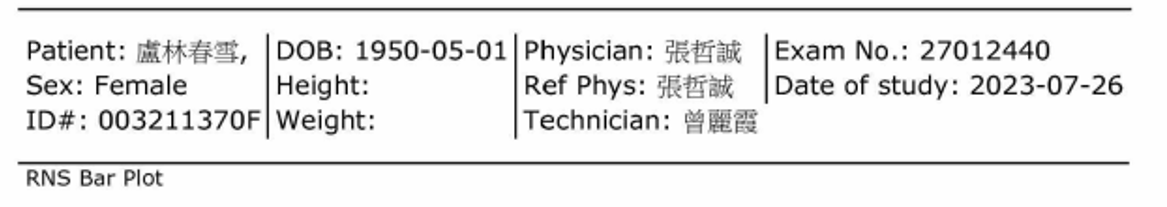
#> input picture server/images/0926.jpeg, 1167 x 207 px
$ python -i functionalRecognize.py   (imports and definitions only)
#> lines starting #> are read from the running program, lines starting #| are printed output that depends on the picture
#> further down, picture is the input picture: shape (207, 1167, 3); min 0, max 255, mean 233.5
import numpy as np
from PIL import Image
import pytesseract
import cv2

kernel_one = np.array([[0, -1, 0], [-1, 5, -1], [0, -1, 0]])
kernel_two = np.array([[-1, -1, -1], [-1, 9, -1], [-1, -1, -1]])
crop_dimensions_data_one_row = [
    [(123, 65, 350, 75)],
    [
        (125, 65, 350, 502),
        (125, 65, 990, 502),
        (125, 65, 135, 872),
        (125, 65, 348, 872),
        (125, 65, 563, 872),
    ],
]
crop_dimensions_data_two_row = [
    [
        (125, 65, 355, 75),
        (125, 65, 990, 75),
        (125, 65, 135, 445),
        (125, 65, 355, 445),
        (122, 65, 563, 445),
    ],
    [
        (125, 65, 350, 875),
    ],
]
target_words_left_right_muscle = [
    "Right Nasalis",
    "Left Nasalis",
    "Right Trapezius",
    "Left Trapezius",
    "Right Abd",
    "Left Abd",
]
target_words_muscle_name = ["Nasalis", "Trapezius", "Abd"]


# [123 lines left out: functions functionalRecognize, full_image_to_white_part, get_tested_muscle_index, determine_recognize_area, recognize_result, not called in this run]


# 每張圖片通用的影像處理函式，分別是灰階，降噪，銳化
def image_processing(image):
    gray_image = cv2.cvtColor(image, cv2.COLOR_BGR2GRAY)
    blur_image = cv2.GaussianBlur(gray_image, (5, 5), 0)
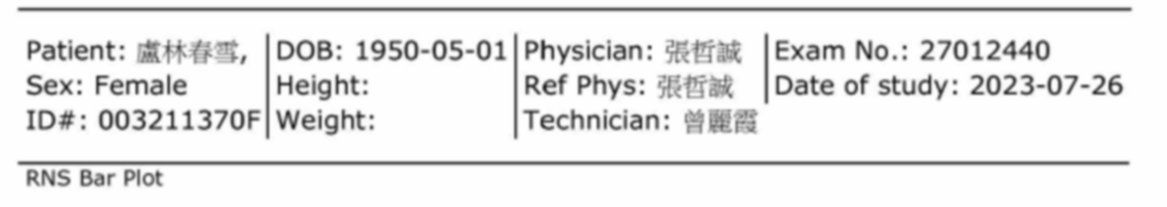
#> blur_image: shape (207, 1167); min 34, max 255, mean 233.5
    sharpened_image = cv2.filter2D(blur_image, -1, kernel_two)
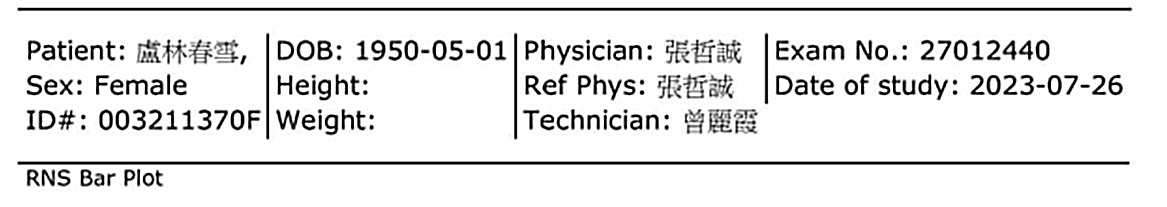
#> sharpened_image: shape (207, 1167); min 0, max 255, mean 229.8
    return sharpened_image


# [38 lines of commented-out code are left out]

>>> import cv2
>>> picture = cv2.imread('../images/0926.jpeg')
>>> result = image_processing(picture)

$ run again, on server/images/test25.jpeg
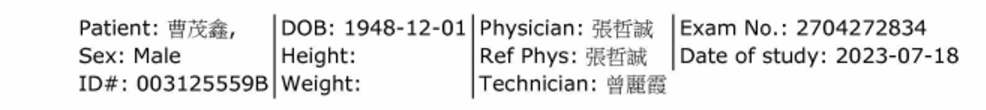
#> input picture server/images/test25.jpeg, 1972 x 219 px (shown at 1/2 size)
#> picture is the input picture: shape (219, 1972, 3); min 0, max 255, mean 233.9
#> in image_processing, `sharpened_image = cv2.filter2D(blur_image, -1, kernel_two)`:
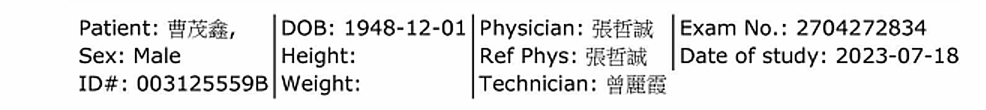
#> sharpened_image: shape (219, 1972) (shown at 1/2 size); min 0, max 255, mean 232.1

$ run again, on server/images/1.png
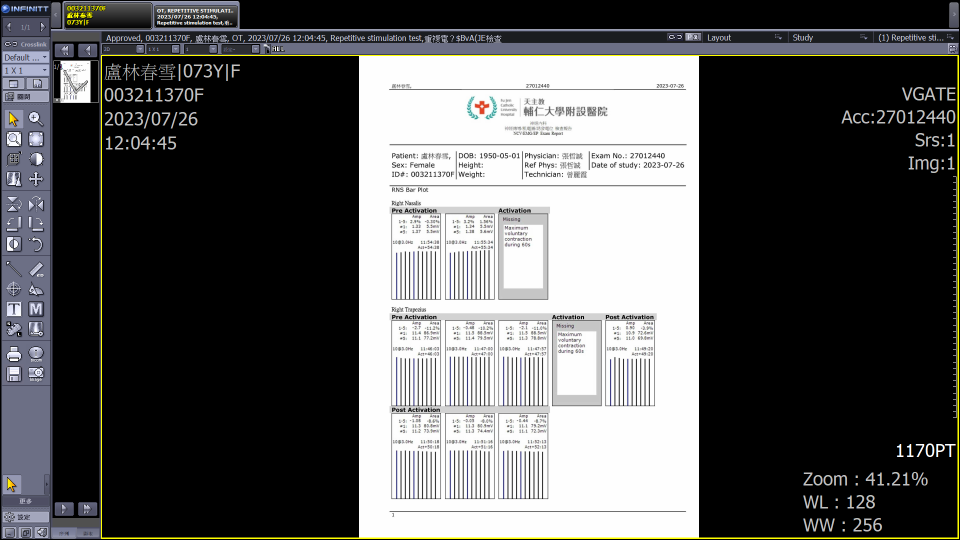
#> input picture server/images/1.png, 1920 x 1080 px (shown at 1/2 size)
#> picture is the input picture: shape (1080, 1920, 3); mean B, G, R 89.9, 89.8, 89.5
#> in image_processing, `gray_image = cv2.cvtColor(image, cv2.COLOR_BGR2GRAY)`:
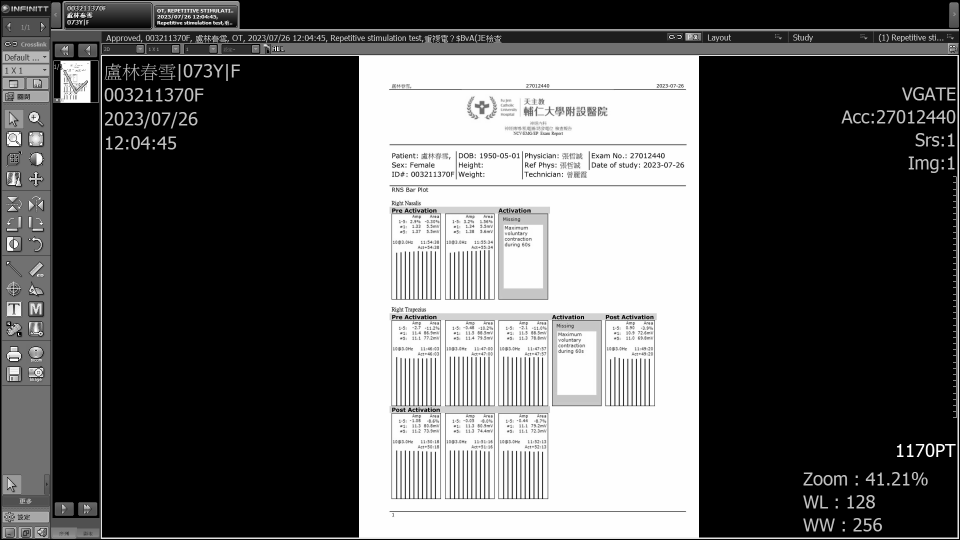
#> gray_image: shape (1080, 1920) (shown at 1/2 size); min 0, max 255, mean 89.7
#> in image_processing, `sharpened_image = cv2.filter2D(blur_image, -1, kernel_two)`:
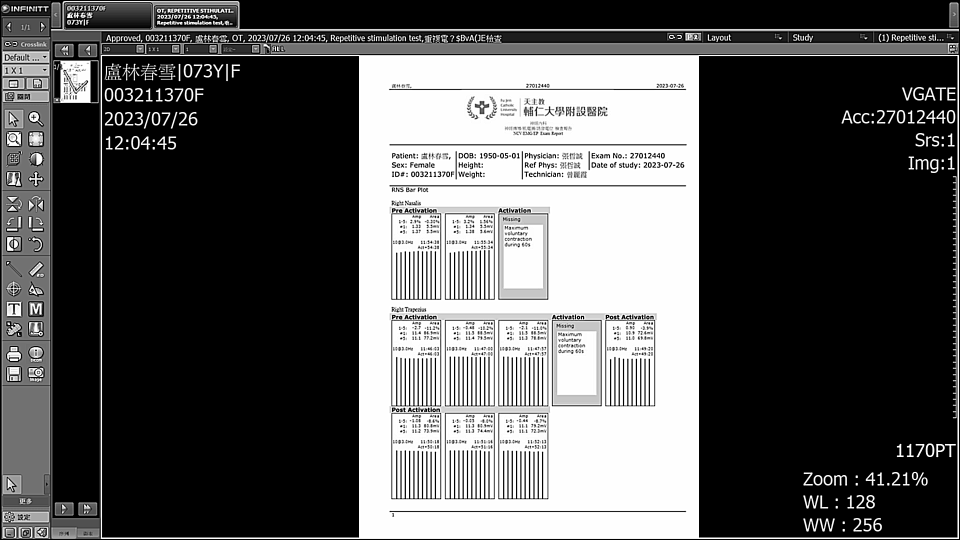
#> sharpened_image: shape (1080, 1920) (shown at 1/2 size); min 0, max 255, mean 88.8
